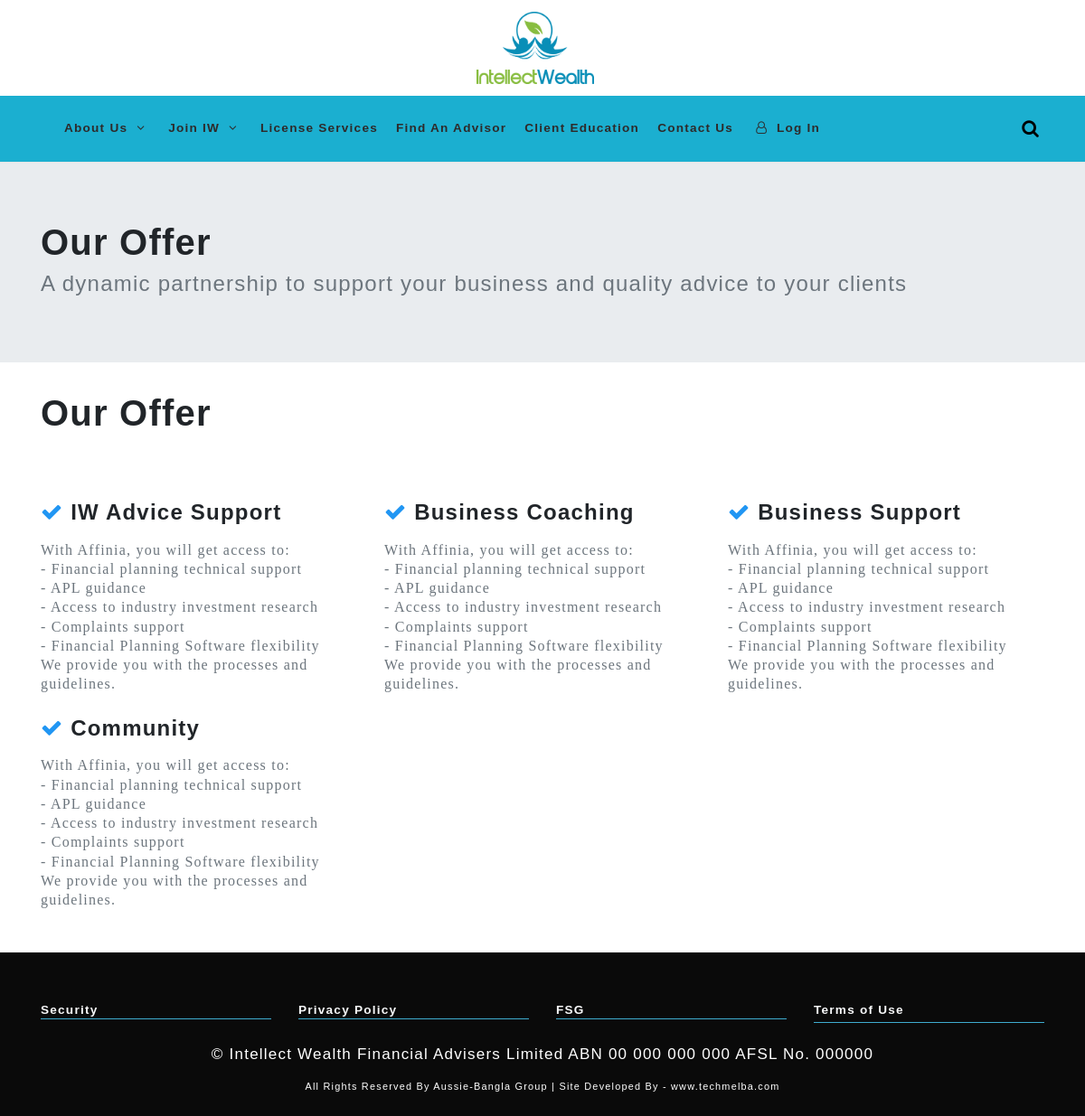
The app's page /iwOffer/ with its own data.
### IW_App/models.py (models this page shows, shortened)
class OurOffers(models.Model):
	offer_title = models.CharField(max_length=200)
	offer_desc = models.TextField()

### IW_App/views.py (the view)
# urls.py: path('iwOffer/',IwOffer.as_view(), name='IwOffer'),
class IwOffer(View):
    def get(self, request):
        iw_offer = OurOffers.objects.all()
        context = {
                'iw_offer':iw_offer
        }
        return render(request, 'IW/iwOffer.html', context)

### templates/IW/iwOffer.html (shortened to what this page needs)
{% extends "index.html" %}
{% load static %}
{% block body %}
<div>
    <div class="jumbotron jumbotron-fluid">
        <div class="container">
          <h1 class="head">Our Offer</h1>
          <h4 class="text text-muted">A dynamic partnership to support your business and quality advice to your clients</h4>
        </div>
      </div>
</div>
<div class="container mt-4">
    <h1 class="mb-4 font-head">Our Offer</h1>
    <div class="row mt-6">
        {% for i in iw_offer %}
        <div class="col-lg-4  col-md-6 mb-2 ">
            <h4 class="offer-head font-weight-bold"><i class="fa fa-check" aria-hidden="true"></i> {{i.offer_title}} </h4>
            <p class="text-muted">
                {{i.offer_desc|safe}}
            </p>
        </div>
        {% endfor %}
    </div>
</div>
{% endblock body %}

### static/css/custom.css (style rules this page uses)
body { overflow-x: hidden; }
h1 { font-weight: 700; }

### templates/index.html (style rules this page uses)
p { font-size: 17px; font-family: "Ciutadella-SemiBold", Arial, Helvetica, sans-serif; }
h4 { font-family: "Ciutadella-SemiBold", Arial, Helvetica, sans-serif; }
h1 { font-family: "Ciutadella-SemiBold", Arial, Helvetica, sans-serif; }
body { overflow-x: hidden; font-family: "Ciutadella-SemiBold", Arial, Helvetica, sans-serif; font-size: 0.85rem; line-height: 1.25; letter-spacing: 0.09em; }
h1 { font-weight: 700; }
.mt-6 { padding-top: 3rem; }
h1 { font-size: 40px; }

### templates/IW/iwOffer.html (style rules this page uses)
.fa-check { color:#2196f3; }

### records on screen
OurOffers: offer_title "IW Advice Support", offer_desc "With Affinia, you will get access to: - Financial planning technical support - APL guidance - Access to industry investment research - Complaints support - Financial Planning Software flexibility We provide you with the processes and guidelines."
OurOffers: offer_title "Business Coaching", offer_desc "With Affinia, you will get access to: - Financial planning technical support - APL guidance - Access to industry investment research - Complaints support - Financial Planning Software flexibility We provide you with the processes and guidelines."
OurOffers: offer_title "Business Support", offer_desc "With Affinia, you will get access to: - Financial planning technical support - APL guidance - Access to industry investment research - Complaints support - Financial Planning Software flexibility We provide you with the processes and guidelines."
OurOffers: offer_title "Community", offer_desc "With Affinia, you will get access to: - Financial planning technical support - APL guidance - Access to industry investment research - Complaints support - Financial Planning Software flexibility We provide you with the processes and guidelines."
